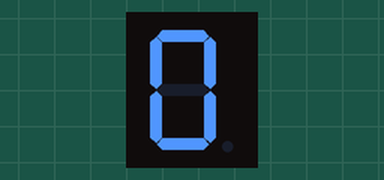
Bench run of a sketch on a simulated Arduino Uno, built with avr-gcc and run on an emulated ATmega328P. On the bench: 1-digit seven-segment display. Wiring (inferred from the names in the program): 1-digit 7-segment display, segments lit when HIGH: segments pin 7, pin 5, pin 4, pin 3, pin 2, pin 6, pin 8. The segment pins are drawn as the display they are named for.

Above: at 0.1 s.
At 1.1 s:
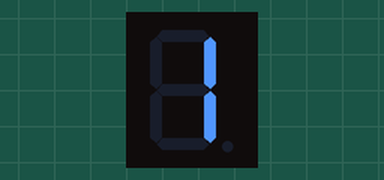
At 2.1 s:
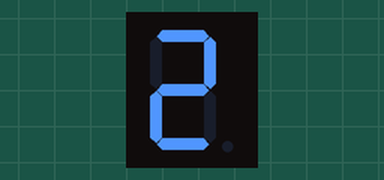
At 4.1 s:
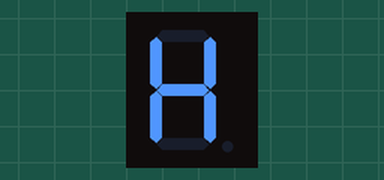
At 6.1 s:
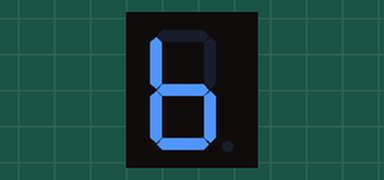
At 9.1 s:
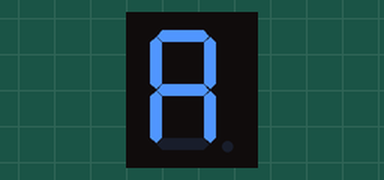

Measured:
- by itself, everything shown: repeats every 10.0 s, in 10 steps
- what the display in image 1 shows lasts 1.0 s, from 1.0 s to 2.0 s

The sketch:

CONTADOR_DEL_0_AL_9.ino
```cpp
/**********************************************************************************
**                                                                               **
**                                 NUMEROS DEL 0 AL 9                            **
**                                                                               **
**  ALBERT SEGUÏ                                      20/03/2017                 **
**********************************************************************************/

//********************************* INCLUDES **************************************

//********************************* VARIABLES *************************************
  //ASIGNO LES VARIABLES
int  E= 2;
int  D = 3;
int C = 4;
int B = 5;
int F = 6;
int A = 7;
int G = 8;
//*********************************** SETUP ***************************************
void setup() {
  // put your setup code here, to run once:
    //ASIGNO LES SORTIDES
pinMode(A, OUTPUT);
pinMode(B, OUTPUT);
pinMode(C, OUTPUT);
pinMode(D, OUTPUT);
pinMode(E, OUTPUT);
pinMode(F, OUTPUT);
pinMode( G,OUTPUT);
}


void loop() {
  // put your main code here, to run repeatedly:
  //NUMERO 0
 digitalWrite(A, HIGH);
  digitalWrite(B, HIGH);
  digitalWrite(C, HIGH);
  digitalWrite(D, HIGH);
  digitalWrite(E, HIGH);
  digitalWrite(F, HIGH);
  digitalWrite(G, LOW);
  delay(1000);

//NUMERO 1
  digitalWrite(A, LOW);
  digitalWrite(B, HIGH);
  digitalWrite(C, HIGH);
  digitalWrite(D, LOW);
  digitalWrite(E, LOW);
  digitalWrite(F, LOW);
  digitalWrite(G, LOW);
  delay(1000);

  //NUMERO 2
  digitalWrite(A, HIGH);
  digitalWrite(B, HIGH);
  digitalWrite(C, LOW);
  digitalWrite(D, HIGH);
  digitalWrite(E, HIGH);
  digitalWrite(F, LOW);
  digitalWrite(G, HIGH);
  delay(1000);

  //NUMERO 3
   digitalWrite(A, HIGH);
  digitalWrite(B, HIGH);
  digitalWrite(C, HIGH);
  digitalWrite(D, HIGH);
  digitalWrite(E, LOW);
  digitalWrite(F, LOW);
  digitalWrite(G, HIGH);
  delay(1000);

  //NUMERO 4
   digitalWrite(A, LOW);
  digitalWrite(B, HIGH);
  digitalWrite(C, HIGH);
  digitalWrite(D, LOW);
  digitalWrite(E, HIGH);
  digitalWrite(F, HIGH);
  digitalWrite(G, HIGH);
  delay(1000);

  //NUMERO 5
  digitalWrite(A, HIGH);
  digitalWrite(B, LOW);
  digitalWrite(C, HIGH);
  digitalWrite(D, HIGH);
  digitalWrite(E, LOW);
  digitalWrite(F, HIGH);
  digitalWrite(G, HIGH);
  delay(1000);

  //NUMERO 6
   digitalWrite(A, LOW);
  digitalWrite(B, LOW);
  digitalWrite(C, HIGH);
  digitalWrite(D, HIGH);
  digitalWrite(E, HIGH);
  digitalWrite(F, HIGH);
  digitalWrite(G, HIGH);
  delay(1000);

  //NUMERO 7
   digitalWrite(A, HIGH);
  digitalWrite(B, HIGH);
  digitalWrite(C, HIGH);
  digitalWrite(D, LOW);
  digitalWrite(E, LOW);
  digitalWrite(F, LOW);
  digitalWrite(G, LOW);
  delay(1000);

  //NUMERO 8
   digitalWrite(A, HIGH);
  digitalWrite(B, HIGH);
  digitalWrite(C, HIGH);
  digitalWrite(D, HIGH);
  digitalWrite(E, HIGH);
  digitalWrite(F, HIGH);
  digitalWrite(G, HIGH);
  delay(1000);

  //NUMERO 9
   digitalWrite(A, HIGH);
  digitalWrite(B, HIGH);
  digitalWrite(C, HIGH);
  digitalWrite(D, LOW);
  digitalWrite(E, HIGH);
  digitalWrite(F, HIGH);
  digitalWrite(G, HIGH);
  delay(1000);


}
```
